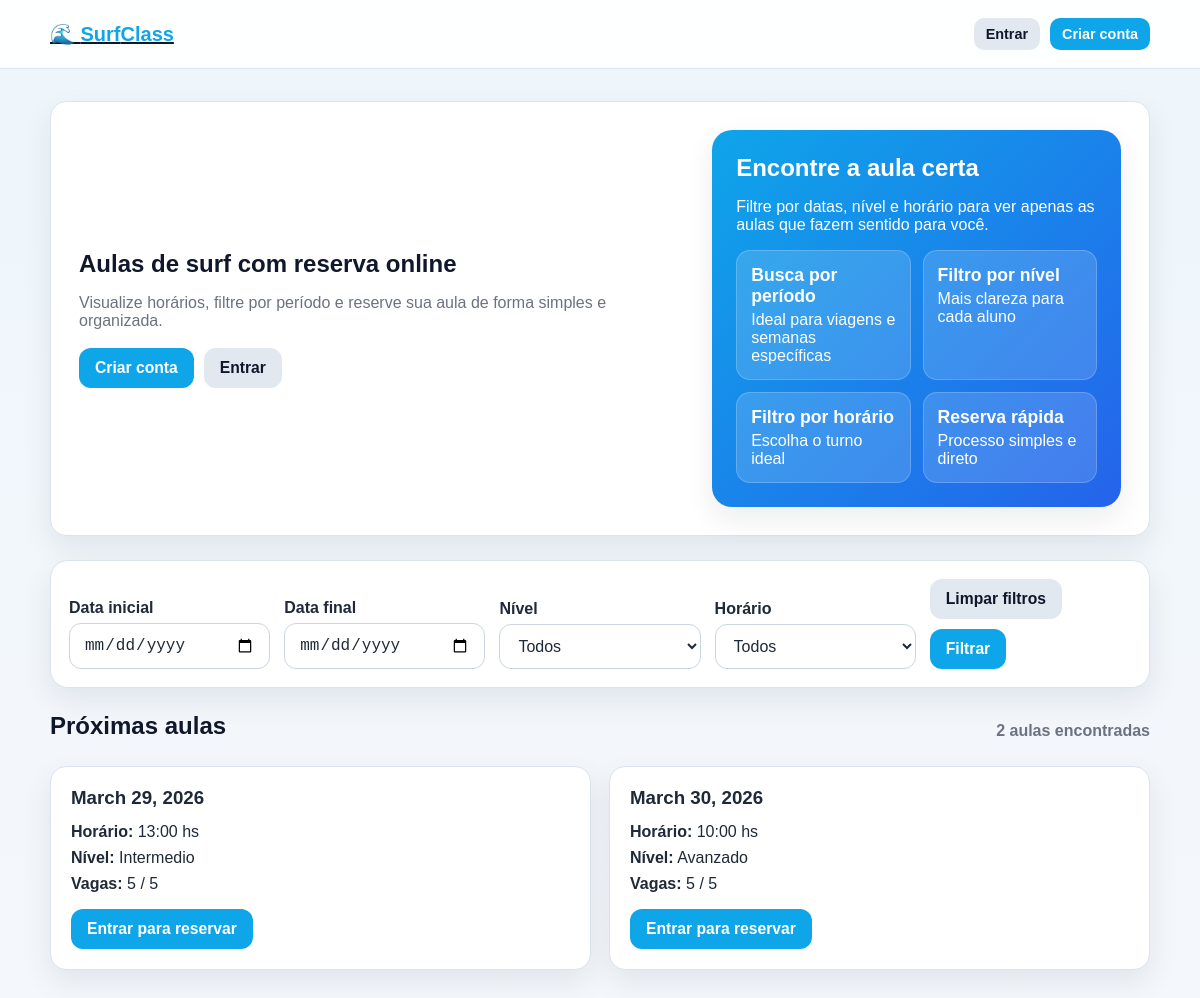
The page /api/clases/ on the database its author committed.
### surf_school/models.py (models this page shows, shortened)
class Clase(models.Model):#Modelo para clases
    TURNO_OPCIONES = [#opciones de turnos:
        ('1', '07:00 hs'),
        ('2', '08:30 hs'),
        ('3', '10:00 hs'),
        ('4', '11:30 hs'),
        ('5', '13:00 hs'),
        ('6', '14:30 hs'),
        ('7', '16:30 hs'),
    ]
    fecha = models.DateField(default=fecha_default)#la fecha tine que tener formato de fecha(por defecto selecciona la fecha del dia siguiente)
    turno = models.CharField(max_length=1, choices=TURNO_OPCIONES)#el turno se selecciona de las opciones disponibles en TURNO_OPCIONES
    cupo_maximo = models.IntegerField(default=5)#Numero maximo de alumnos por clase(5 por defecto)
    nivel = models.CharField(max_length=1, choices=Alumno.NIVEL, default='P')#El nivel de la clase se selecciona de las opciones de NIVEL disponibles en el modelo Alumno(por defecto principiante)
    def cupo_disponible(self):#cupos restantes
        activas = self.reserva_set.filter(estado__in=['P', 'C']).count()#cuenta las reservas pendiente y confirmadas
        return self.cupo_maximo - activas#muestra las clases disponibles

### surf_school/views.py (the view)
# urls.py: path('clases/', clases_view, name='clases'),
def clases_view(request):
    clases = Clase.objects.all().order_by('fecha', 'turno')#selecciona los elementos de la clase
    fecha_desde = request.GET.get('fecha_desde', '').strip()
    fecha_hasta = request.GET.get('fecha_hasta', '').strip()
    nivel = request.GET.get('nivel', '').strip()
    turno = request.GET.get('turno', '').strip()
    ahora = timezone.localtime()#obtiene hora y fecha actual
    hoy = ahora.date()#solo fecha
    hora_actual = ahora.time()#solo hora
    horas_turno = {
        '1': time(7, 0),
        '2': time(8, 30),
        '3': time(10, 0),
        '4': time(11, 30),
        '5': time(13, 0),
        '6': time(14, 30),
        '7': time(16, 30),
    }#horarios de clases
    clases_visibles = []
    for clase in clases:
        hora_clase = horas_turno.get(clase.turno)#toma la hora de la clase
        if clase.fecha > hoy:
            clases_visibles.append(clase)
        elif clase.fecha == hoy and hora_clase and hora_clase > hora_actual:
            clases_visibles.append(clase)#agrega a clases_visibles solo las clases que todavia no fueron realizadas
    if fecha_desde:
        clases_visibles = [c for c in clases_visibles if str(c.fecha) >= fecha_desde]
    if fecha_hasta:
        clases_visibles = [c for c in clases_visibles if str(c.fecha) <= fecha_hasta]
    if nivel:
        clases_visibles = [c for c in clases_visibles if c.nivel == nivel]
    if turno:
        clases_visibles = [c for c in clases_visibles if c.turno == turno]
    contexto = {
        'clases': clases_visibles,
        'filtros': {
            'fecha_desde': fecha_desde,
            'fecha_hasta': fecha_hasta,
            'nivel': nivel,
            'turno': turno,
        },#Solo se agregan a contexto las clases que todavia no sucedieron para mostrarlas mas adelante
        'niveles': Alumno.NIVEL,
        'turnos': Clase.TURNO_OPCIONES,
    }
    return render(request, 'clases.html', contexto)

### surf_school/templates/clases.html (shortened to what this page needs)
{% extends 'base.html' %}
{% block content %}
<section class="hero hero-home">
    <div>
        <h1>Aulas de surf com reserva online</h1>
        <p>Visualize horários, filtre por período e reserve sua aula de forma simples e organizada.</p>
        <div class="actions-row" style="margin-top: 18px;">
            {% if user.is_authenticated %}
                <a class="btn btn-primary" href="{% url 'mis_reservas' %}">Ver minhas reservas</a>
                <a class="btn btn-secondary" href="{% url 'editar_perfil' %}">Atualizar perfil</a>
            {% else %}
                <a class="btn btn-primary" href="{% url 'register' %}">Criar conta</a>
                <a class="btn btn-secondary" href="{% url 'login' %}">Entrar</a>
            {% endif %}
        </div>
    </div>
    <aside class="hero-panel">
        <h2>Encontre a aula certa</h2>
        <p>Filtre por datas, nível e horário para ver apenas as aulas que fazem sentido para você.</p>
        <div class="hero-stats">
            <div class="stat-card">
                <strong>Busca por período</strong>
                <span>Ideal para viagens e semanas específicas</span>
            </div>
            <div class="stat-card">
                <strong>Filtro por nível</strong>
                <span>Mais clareza para cada aluno</span>
            </div>
            <div class="stat-card">
                <strong>Filtro por horário</strong>
                <span>Escolha o turno ideal</span>
            </div>
            <div class="stat-card">
                <strong>Reserva rápida</strong>
                <span>Processo simples e direto</span>
            </div>
        </div>
    </aside>
</section>
<section class="filters-bar">
    <form method="get" class="filters-grid">
        <div>
            <label for="fecha_desde">Data inicial</label>
            <input type="date" name="fecha_desde" id="fecha_desde" value="{{ filtros.fecha_desde }}">
        </div>
        <div>
            <label for="fecha_hasta">Data final</label>
            <input type="date" name="fecha_hasta" id="fecha_hasta" value="{{ filtros.fecha_hasta }}">
        </div>
        <div>
            <label for="nivel">Nível</label>
            <select name="nivel" id="nivel">
                <option value="">Todos</option>
            </select>
        </div>
        <div>
            <label for="turno">Horário</label>
            <select name="turno" id="turno">
                <option value="">Todos</option>
            </select>
        </div>
        <div class="filters-actions">
            <a class="btn btn-secondary" href="{% url 'clases' %}">Limpar filtros</a>
            <button type="submit">Filtrar</button>
        </div>
    </form>
</section>
<section>
    <div class="section-header">
        <h2 class="section-title">Próximas aulas</h2>
        <span class="result-count">{{ clases|length }} aula{{ clases|length|pluralize }} encontrada{{ clases|length|pluralize }}</span>
    </div>
    <div class="grid grid-2">
        {% for clase in clases %}
            <article class="card">
                <h3>{{ clase.fecha }}</h3>
                <div class="info-list">
                    <p><strong>Horário:</strong> {{ clase.get_turno_display }}</p>
                    <p><strong>Nível:</strong> {{ clase.get_nivel_display }}</p>
                    <p><strong>Vagas:</strong> {{ clase.cupo_disponible }} / {{ clase.cupo_maximo }}</p>
                </div>
                <div class="actions-row" style="margin-top: 16px;">
                    {% if user.is_authenticated %}
                        <form method="post" action="{% url 'reservar_clase' clase.id %}" onsubmit="return confirm('Tem certeza de que deseja reservar esta aula?');">
                            {% csrf_token %}
                            <button type="submit" {% if clase.cupo_disponible == 0 %}disabled{% endif %}>
                                {% if clase.cupo_disponible > 0 %}Reservar aula{% else %}Lotada{% endif %}
                            </button>
                        </form>
                    {% else %}
                        <a class="btn btn-primary" href="{% url 'login' %}">Entrar para reservar</a>
                    {% endif %}
                </div>
            </article>
        {% empty %}
            <div class="empty-state">
                <p>Nenhuma aula encontrada com os filtros selecionados.</p>
            </div>
        {% endfor %}
    </div>
</section>
{% endblock %}

### surf_school/static/css/main.css (style rules this page uses)
:root { --bg: #f4f7fb; --surface: #ffffff; --surface-soft: #f8fafc; --text: #1f2937; --muted: #6b7280; --border: #dbe3ee; --primary: #0ea5e9; --primary-hover: #0284c7; --success: #16a34a; --warning: #d97706; --danger: #dc2626; --danger-hover: #b91c1c; --shadow: 0 12px 30px rgba(15, 23, 42, 0.08); --radius: 16px; }
* { box-sizing: border-box; }
body { margin: 0; font-family: Arial, sans-serif; background: linear-gradient(180deg, #eef6fb 0%, var(--bg) 100%); color: var(--text); }
.nav-links, .inline-links, .actions-row { display: flex; flex-wrap: wrap; gap: 10px; align-items: center; }
.hero, .card, .form-card, .info-card, .empty-state, .message { background: var(--surface); border: 1px solid var(--border); border-radius: var(--radius); box-shadow: var(--shadow); }
.hero { padding: 28px; margin-bottom: 24px; }
.hero h1, .hero h2, .section-title, .form-card h1, .form-card h2 { margin-top: 0; margin-bottom: 10px; color: #0f172a; }
.hero p, .subtitle, .muted { color: var(--muted); }
.grid { display: grid; gap: 18px; }
.grid-2 { grid-template-columns: repeat(auto-fit, minmax(280px, 1fr)); }
.card { padding: 20px; }
.card h3 { margin-top: 0; margin-bottom: 12px; }
.info-list { display: grid; gap: 8px; margin: 14px 0; }
.info-list p { margin: 0; }
label { display: block; font-weight: 700; margin-bottom: 6px; }
input, select, textarea { width: 100%; padding: 12px 14px; border: 1px solid #cbd5e1; border-radius: 12px; background: #fff; color: var(--text); font-size: 1rem; }
.btn, button { display: inline-flex; align-items: center; justify-content: center; gap: 8px; padding: 11px 16px; border: none; border-radius: 12px; cursor: pointer; font-weight: 700; font-size: 0.98rem; text-decoration: none; transition: transform 0.15s ease, opacity 0.15s ease, background-color 0.15s ease; }
.btn-primary, button, .btn-reserve { background: var(--primary); color: #fff; }
.btn-secondary { background: #e2e8f0; color: #0f172a; }
.hero-home { display: grid; grid-template-columns: 1.2fr 0.8fr; gap: 20px; align-items: center; }
.hero-panel { background: linear-gradient(135deg, #0ea5e9 0%, #2563eb 100%); color: white; border-radius: 20px; padding: 24px; box-shadow: var(--shadow); }
.hero-panel h2, .hero-panel p { color: white; }
.hero-stats { display: grid; grid-template-columns: repeat(2, minmax(0, 1fr)); gap: 12px; margin-top: 16px; }
.stat-card { background: rgba(255,255,255,0.15); border: 1px solid rgba(255,255,255,0.2); border-radius: 14px; padding: 14px; }
.stat-card strong { display: block; font-size: 1.1rem; margin-bottom: 4px; }
.filters-bar { background: var(--surface); border: 1px solid var(--border); border-radius: 18px; box-shadow: var(--shadow); padding: 18px; margin-bottom: 24px; }
.filters-grid { display: grid; grid-template-columns: repeat(auto-fit, minmax(180px, 1fr)); gap: 14px; align-items: end; }
.filters-actions { display: flex; gap: 10px; flex-wrap: wrap; }
.section-header { display: flex; align-items: center; justify-content: space-between; gap: 12px; flex-wrap: wrap; margin-bottom: 16px; }
.result-count { color: var(--muted); font-weight: 600; }

### rows shown on the page
Clase: fecha "March 29, 2026", turno "13:00 hs", nivel "Intermedio", cupo_disponible "5", cupo_maximo "5"
Clase: fecha "March 30, 2026", turno "10:00 hs", nivel "Avanzado", cupo_disponible "5", cupo_maximo "5"

### other values the page prints
{{ clases|length }} "2"
